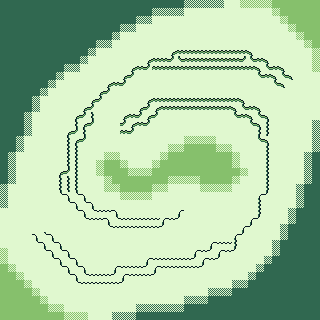

This game map was drawn from its Tiled (.tmx) file and the tilesets committed beside it. A one-line description and the full map source follow:
An orthogonal 40x40 tile map with 8x8 px tiles, 1 tile layer (Tile Layer 1).

<map version="1.10" tiledversion="1.10.2" orientation="orthogonal" renderorder="right-down" width="40" height="40" tilewidth="8" tileheight="8" infinite="0" nextlayerid="2" nextobjectid="1">
 <tileset firstgid="1" source="tiles.tsx" />
 <layer id="1" name="Tile Layer 1" width="40" height="40">
  <data encoding="csv">
39,39,39,39,39,39,39,39,39,39,39,39,39,39,39,39,39,39,39,39,39,39,39,219,219,219,219,219,20,20,159,159,159,159,19,19,19,19,19,19,
39,39,39,39,39,39,39,39,39,39,39,39,39,39,39,39,39,39,39,219,219,219,219,20,20,20,20,20,20,20,20,20,20,20,159,19,19,19,19,19,
39,39,39,39,39,39,39,39,39,39,39,39,39,39,39,39,39,219,219,20,20,20,20,20,20,20,20,20,20,20,20,20,20,20,20,159,19,19,19,19,
39,39,39,39,39,39,39,39,39,39,39,39,39,39,39,219,219,20,20,20,20,20,20,20,20,20,20,20,20,20,20,20,20,20,20,20,159,19,19,19,
39,39,39,39,39,39,39,39,39,39,39,39,39,39,219,20,20,20,20,20,20,20,20,20,20,20,20,20,20,20,20,20,20,20,20,20,20,159,19,19,
39,39,39,39,39,39,39,39,39,39,39,39,219,219,20,20,20,20,20,20,20,20,20,20,20,20,20,20,20,20,20,20,20,20,20,20,20,20,159,19,
39,39,39,39,39,39,39,39,39,39,39,219,20,20,20,20,20,20,20,20,20,129,167,167,167,167,167,167,167,167,167,130,20,20,20,20,20,20,20,159,
39,39,39,39,39,39,39,39,39,39,219,20,20,20,20,20,20,20,129,167,167,168,166,167,167,167,167,167,167,167,168,166,167,130,20,20,20,20,20,159,
39,39,39,39,39,39,39,39,219,219,20,20,20,20,20,20,129,167,168,167,167,167,167,167,167,167,167,167,167,167,167,167,130,166,167,130,20,20,20,159,
39,39,39,39,39,39,39,219,20,20,20,20,20,20,20,129,168,20,20,20,20,20,20,20,20,20,20,20,20,20,20,20,166,167,130,166,130,20,20,20,
39,39,39,39,39,39,219,20,20,20,20,20,20,129,167,168,20,20,20,20,20,20,20,20,20,20,20,20,20,20,20,20,20,20,166,130,20,20,20,20,
39,39,39,39,39,219,20,20,20,20,20,20,129,168,20,20,20,20,20,20,20,20,20,20,20,20,20,20,20,20,20,20,20,20,20,20,20,20,20,20,
39,39,39,39,219,20,20,20,20,20,20,129,168,20,20,20,20,20,129,167,167,167,167,167,167,167,167,167,167,167,130,20,20,20,20,20,20,20,20,20,
39,39,39,39,219,20,20,20,20,20,129,168,20,20,20,20,20,129,168,129,167,167,167,167,167,167,167,167,167,130,166,167,130,20,20,20,20,20,20,20,
39,39,39,219,20,20,20,20,20,129,168,148,20,20,20,129,167,168,129,168,20,20,20,20,20,20,20,20,20,166,167,130,166,130,20,20,20,20,20,20,
39,39,39,219,20,20,20,20,20,148,129,168,20,20,20,168,129,167,168,20,20,20,20,20,20,20,20,20,20,20,20,166,130,146,20,20,20,20,20,219,
39,39,39,219,20,20,20,20,129,168,148,20,20,20,20,167,168,20,20,20,20,20,20,20,20,20,20,20,20,20,20,20,146,146,20,20,20,20,20,219,
39,39,219,20,20,20,20,20,148,129,168,20,20,20,20,20,20,20,20,20,20,20,20,159,159,159,159,20,20,20,20,20,166,130,20,20,20,20,20,219,
39,39,219,20,20,20,20,20,148,148,20,20,20,20,20,20,20,20,20,20,20,159,159,19,19,19,19,159,159,20,20,20,20,146,20,20,20,20,20,219,
39,219,20,20,20,20,20,20,148,148,20,20,20,159,159,20,20,20,20,20,159,19,19,19,19,19,19,19,19,159,20,20,20,146,20,20,20,20,219,39,
39,219,20,20,20,20,20,20,148,148,20,20,159,19,19,159,20,20,20,159,19,19,19,19,19,19,19,19,19,159,20,20,20,146,20,20,20,20,219,39,
39,219,20,20,20,20,20,129,168,148,20,20,159,19,19,19,159,159,159,19,19,19,19,19,19,19,19,19,19,19,159,20,20,146,20,20,20,20,219,39,
39,219,20,20,20,20,20,148,148,148,20,20,20,159,19,19,19,19,19,19,19,159,159,159,159,19,19,19,19,159,20,20,20,146,20,20,20,20,219,39,
219,20,20,20,20,20,20,148,148,148,20,20,20,159,159,19,19,19,19,159,159,20,20,20,20,159,159,159,159,20,20,20,20,146,20,20,20,219,39,39,
219,20,20,20,20,20,20,149,128,149,128,20,20,20,20,159,159,159,159,20,20,20,20,20,20,20,20,20,20,20,20,20,126,150,20,20,20,219,39,39,
219,20,20,20,20,20,20,20,149,128,149,128,20,20,20,20,20,20,20,20,20,20,20,20,20,20,20,20,20,20,20,20,146,20,20,20,20,219,39,39,
20,20,20,20,20,20,20,20,20,149,128,149,127,127,128,20,20,20,20,20,20,20,126,20,20,20,20,20,20,20,20,20,146,20,20,20,219,39,39,39,
20,20,20,20,20,20,20,20,20,20,149,127,127,128,149,127,127,127,127,127,126,127,150,20,20,20,20,20,20,20,20,126,150,20,20,20,219,39,39,39,
20,20,20,20,20,20,20,20,20,20,20,20,20,149,127,127,127,127,127,127,150,20,20,20,20,20,20,20,20,20,126,150,20,20,20,219,39,39,39,39,
20,20,20,20,128,149,128,20,20,20,20,20,20,20,20,20,20,20,20,20,20,20,20,20,20,20,20,20,20,126,150,20,20,20,20,219,39,39,39,39,
20,20,20,20,149,128,149,128,20,20,20,20,20,20,20,20,20,20,20,20,20,20,20,20,20,20,126,127,127,146,20,20,20,20,219,39,39,39,39,39,
159,20,20,20,20,149,128,149,128,20,20,20,20,20,20,20,20,20,20,20,20,20,20,20,126,127,150,126,127,150,20,20,20,20,219,39,39,39,39,39,
159,20,20,20,20,20,149,128,149,128,20,20,20,20,20,20,20,20,126,127,127,127,127,127,150,126,127,150,20,20,20,20,20,219,39,39,39,39,39,39,
19,159,20,20,20,20,20,149,128,149,128,20,20,20,126,127,127,127,150,126,127,127,127,127,127,150,20,20,20,20,20,20,219,39,39,39,39,39,39,39,
19,19,159,20,20,20,20,20,149,128,149,127,127,127,150,126,127,127,127,150,20,20,20,20,20,20,20,20,20,20,20,219,39,39,39,39,39,39,39,39,
19,19,19,159,20,20,20,20,20,149,127,127,127,127,127,150,20,20,20,20,20,20,20,20,20,20,20,20,20,219,219,39,39,39,39,39,39,39,39,39,
19,19,19,19,159,20,20,20,20,20,20,20,20,20,20,20,20,20,20,20,20,20,20,20,20,20,219,219,219,39,39,39,39,39,39,39,39,39,39,39,
19,19,19,19,19,159,20,20,20,20,20,20,20,20,20,20,20,20,20,20,20,20,20,219,219,219,39,39,39,39,39,39,39,39,39,39,39,39,39,39,
19,19,19,19,19,19,159,159,20,20,20,20,20,20,20,20,20,219,219,219,219,219,219,39,39,39,39,39,39,39,39,39,39,39,39,39,39,39,39,39,
19,19,19,19,19,19,19,19,159,159,159,20,20,20,219,219,219,39,39,39,39,39,39,39,39,39,39,39,39,39,39,39,39,39,39,39,39,39,39,39
</data>
 </layer>
</map>
